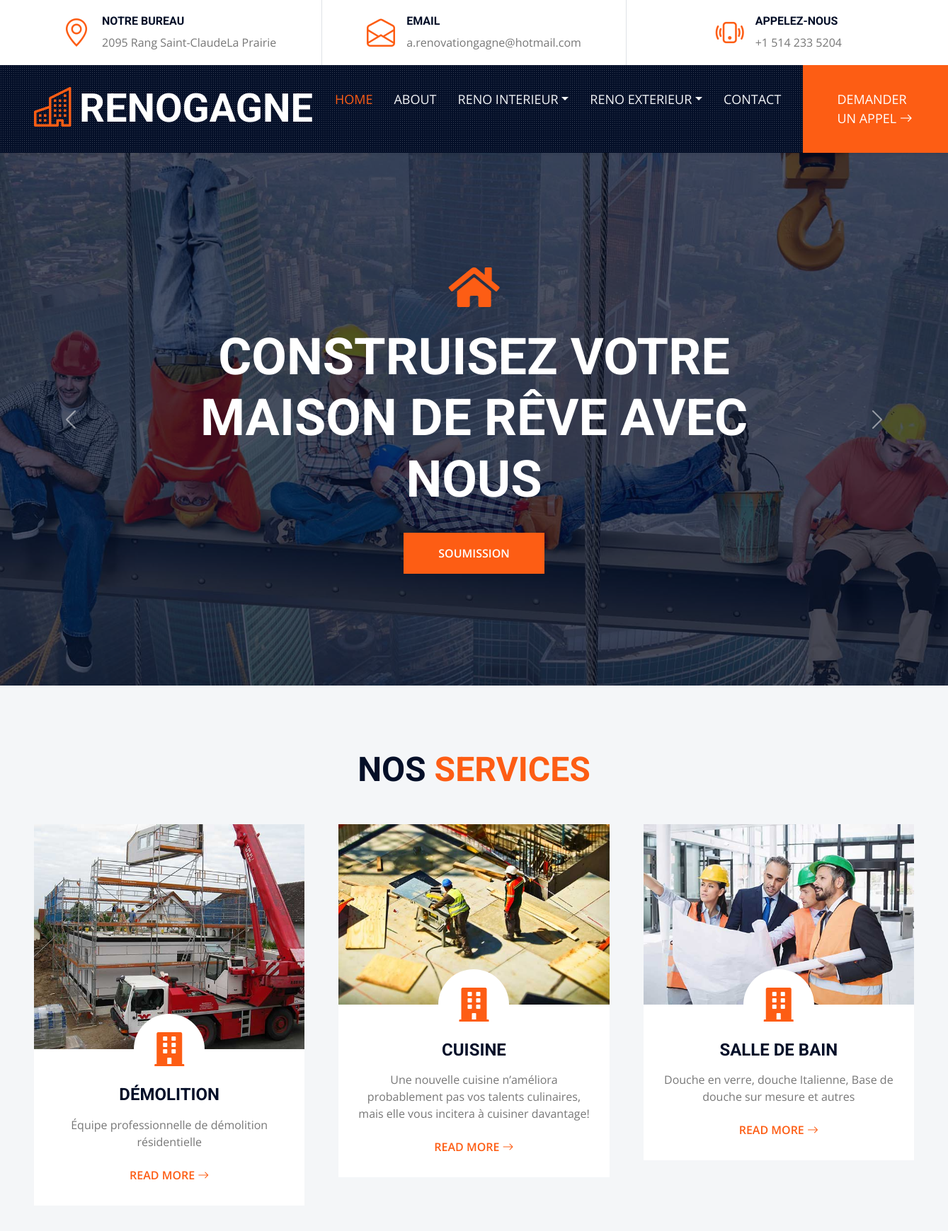
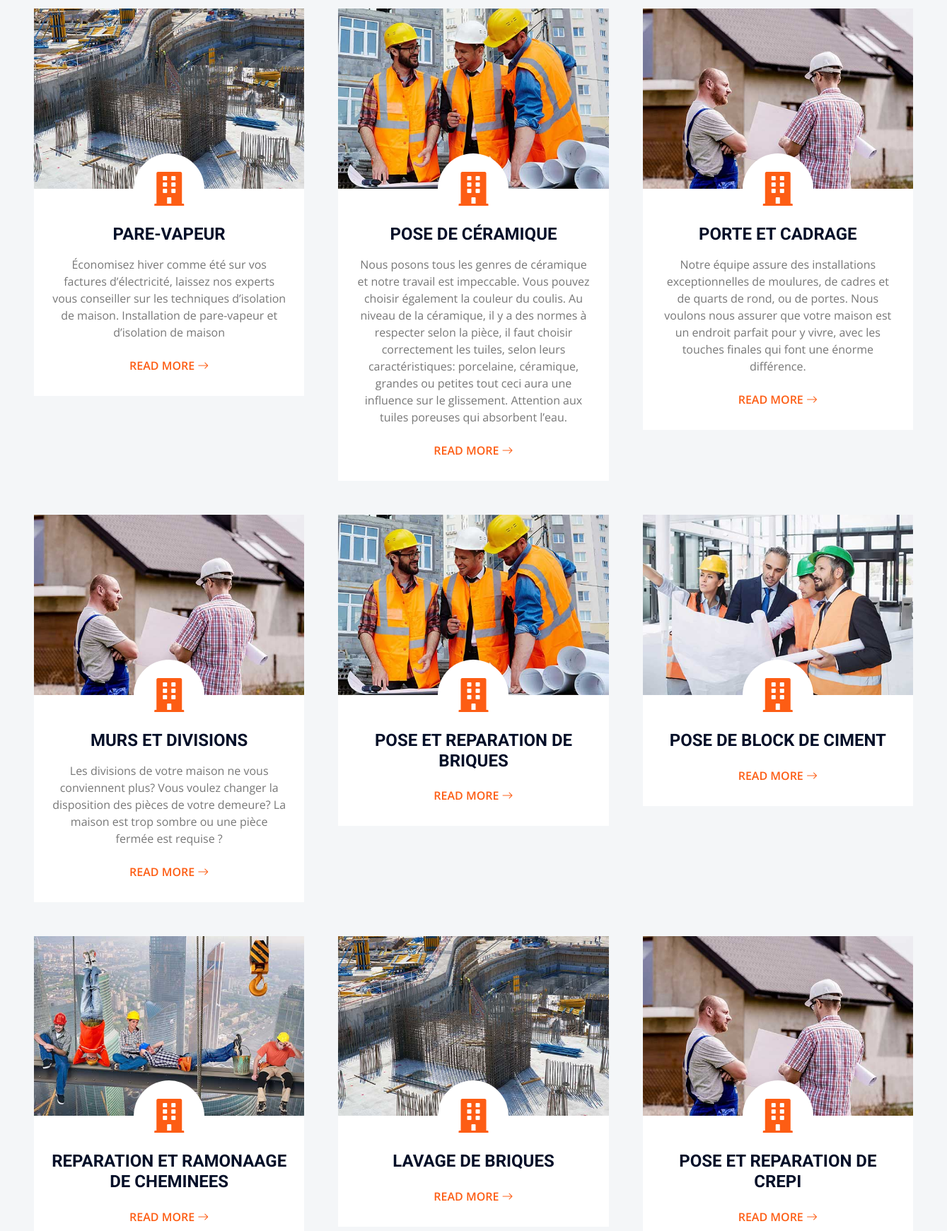
The page / (upper part) on the database its author committed (2 pictures, top to bottom).
### base/models.py (models this page shows, shortened)
class Service(models.Model):
    TYPE = (
       ('interieur', ('interieur')),
       ('exterieur', ('exterieur')))
    name= models.CharField(max_length=200)
    description = models.TextField(null=True, blank=True)
    status = models.CharField(
       max_length=32,
       choices=TYPE,
       default='interieur',
       null=True, blank=True
   )
    image = models.ImageField(null= True, default ="service-1.jpg")
    updated = models.DateTimeField(auto_now=True)
    created = models.DateTimeField(auto_now_add=True)

### base/views.py (the view)
# urls.py: path('', views.home, name="home"),
def home(request):
    services = Service.objects.all()
    form = DemendeUnAppelForm
    if request.method == 'POST':
        form = DemendeUnAppelForm(request.POST)
        if form.is_valid():
            form.save()
    context = {'services':services,'form':form}
    return render(request, 'base/home.html',context)

### base/templates/base/home.html (shortened to what this page needs)
{% extends 'main.html' %}
{% load static %}
{% block content %}
 <div class="container-fluid p-0">
    <div id="header-carousel" class="carousel slide carousel-fade" data-bs-ride="carousel">
        <div class="carousel-inner">
            <div class="carousel-item active">
                <img class="w-100" src=" {% static 'img/carousel-1.jpg' %}" alt="Image">
                <div class="carousel-caption d-flex flex-column align-items-center justify-content-center">
                    <div class="p-3" style="max-width: 900px;">
                        <i class="fa fa-home fa-4x text-primary mb-4 d-none d-sm-block"></i>
                        <h1 class="display-2 text-uppercase text-white mb-md-4">CONSTRUISEZ VOTRE MAISON DE RÊVE AVEC NOUS</h1>
                        <a href="" class="btn btn-primary py-md-3 px-md-5 mt-2">Soumission</a>
                    </div>
                </div>
            </div>
        </div>
        <button class="carousel-control-prev" type="button" data-bs-target="#header-carousel"
            data-bs-slide="prev">
            <span class="carousel-control-prev-icon" aria-hidden="true"></span>
        </button>
        <button class="carousel-control-next" type="button" data-bs-target="#header-carousel"
            data-bs-slide="next">
            <span class="carousel-control-next-icon" aria-hidden="true"></span>
        </button>
    </div>
</div>
<div class="container-fluid bg-light py-6 px-5">
    <div class="text-center mx-auto mb-5" style="max-width: 600px;">
        <h1 class="display-5 text-uppercase mb-4">Nos <span class="text-primary">Services</span></h1>
    </div>
    <div class="row g-5">
    {% for service in services %}
        <div class="col-lg-4 col-md-6">
            <div class="service-item bg-white d-flex flex-column align-items-center text-center">
                <img class="img-fluid" src="{{service.image.url}}" alt="">
                <div class="service-icon bg-white">
                    <i class="fa fa-3x fa-building text-primary"></i>
                </div>
                <div class="px-4 pb-4">
                    <h4 class="text-uppercase mb-3">{{service.name}}</h4>
                    <p>{{service.description}}</p>
                    <a class="btn text-primary" href="">Read More <i class="bi bi-arrow-right"></i></a>
                </div>
            </div>
        </div>
    {% endfor %}
    </div>
</div>
{% endblock %}

### templates/main.html (shortened to what this page needs)
<!DOCTYPE html>
{% load static %}
<html lang="en">
<head>
    <link href="https://cdnjs.cloudflare.com/ajax/libs/font-awesome/5.15.0/css/all.min.css" rel="stylesheet">
    <link href="https://cdn.jsdelivr.net/npm/bootstrap-icons@1.4.1/font/bootstrap-icons.css" rel="stylesheet">
    <link href="{% static 'lib/owlcarousel/assets/owl.carousel.min.css' %}" rel="stylesheet">
    <link href="{% static 'lib/tempusdominus/css/tempusdominus-bootstrap-4.min.css' %}" rel="stylesheet" />
    <link href="{% static 'lib/lightbox/css/lightbox.min.css' %}" rel="stylesheet">
    <link href="{% static 'css/bootstrap.min.css' %}" rel="stylesheet">
    <link href="{% static 'css/style.css' %}" rel="stylesheet">
</head>
<body>
    {% include 'topbar.html' %}
    {% include 'navbar.html' %}
    {% block content %}
    {% endblock %}
</body>
</html>

### templates/topbar.html
{% load static %}
<div class="container-fluid px-5 d-none d-lg-block">
    <div class="row gx-5">
        <div class="col-lg-4 text-center py-3">
            <div class="d-inline-flex align-items-center">
                <i class="bi bi-geo-alt fs-1 text-primary me-3"></i>
                <div class="text-start">
                    <h6 class="text-uppercase fw-bold">NOTRE BUREAU</h6>
                    <span>2095 Rang Saint-ClaudeLa Prairie
                    </span>
                </div>
            </div>
        </div>
        <div class="col-lg-4 text-center border-start border-end py-3">
            <div class="d-inline-flex align-items-center">
                <i class="bi bi-envelope-open fs-1 text-primary me-3"></i>
                <div class="text-start">
                    <h6 class="text-uppercase fw-bold">Email </h6>
                    <span>a.renovationgagne@hotmail.com</span>
                </div>
            </div>
        </div>
        <div class="col-lg-4 text-center py-3">
            <div class="d-inline-flex align-items-center">
                <i class="bi bi-phone-vibrate fs-1 text-primary me-3"></i>
                <div class="text-start">
                    <h6 class="text-uppercase fw-bold">APPELEZ-NOUS</h6>
                    <span>+1 514 233 5204</span>
                </div>
            </div>
        </div>
    </div>
</div>

### templates/navbar.html (shortened to what this page needs)
{% load static %}
    <div class="container-fluid sticky-top bg-dark bg-light-radial shadow-sm px-5 pe-lg-0">
        <nav class="navbar navbar-expand-lg bg-dark bg-light-radial navbar-dark py-3 py-lg-0">
            <a href="{% url 'home' %}" class="navbar-brand">
                <h1 class="m-0 display-4 text-uppercase text-white"><i class="bi bi-building text-primary me-2"></i>RENOGAGNE</h1>
            </a>
            <div class="collapse navbar-collapse" id="navbarCollapse">
                <div class="navbar-nav ms-auto py-0">
                    <a href="{% url 'home' %}" class="nav-item nav-link active">Home</a>
                    <a href="{% url 'about' %}" class="nav-item nav-link">About</a>
                    <div class="nav-item dropdown">
                        <a href="#" class="nav-link dropdown-toggle" data-bs-toggle="dropdown">Reno Interieur</a>
                    </div>
                    <div class="nav-item dropdown">
                        <a href="#" class="nav-link dropdown-toggle" data-bs-toggle="dropdown">Reno Exterieur</a>
                    </div>
                    <a href="contact.html" class="nav-item nav-link">Contact</a>
                    <a href="#soumission" class="nav-item nav-link bg-primary text-white px-5 ms-3 d-none d-lg-block">DEMANDER UN APPEL  <i class="bi bi-arrow-right"></i></a>
                </div>
            </div>
        </nav>
    </div>

### templates/footer.html (shortened to what this page needs)
{% load static %}

### static/css/style.css (style rules this page uses)
:root { --primary: #FD5D14; --secondary: #FDBE33; --light: #F4F6F8; --dark: #040F28; }
.py-6 { padding-top: 90px; padding-bottom: 90px; }
.btn { position: relative; font-weight: 600; text-transform: uppercase; transition: .5s; }
.btn::after { position: absolute; content: ""; width: 0; height: 5px; bottom: -1px; left: 50%; background: var(--primary); transition: .5s; }
.btn.btn-primary::after { background: var(--dark); }
.btn-primary { color: #FFFFFF; }
.bg-light-radial { background-image: -webkit-repeating-radial-gradient(center center, rgba(256, 256, 256, 0.2), rgba(256, 256, 256, 0.2) 1px, transparent 1px, transparent 100%); background-image: -moz-repeating-radial-gradient(center center, rgba(256, 256, 256, 0.2), rgba(256, 256, 256, 0.2) 1px, transparent 1px, transparent 100%); background-image: -ms-repeating-radial-gradient(center center, rgba(256, 256, 256, 0.2), rgba(256, 256, 256, 0.2) 1px, transparent 1px, transparent 100%); background-image: -o-repeating-radial-gradient(center center, rgba(256, 256, 256, 0.2), rgba(256, 256, 256, 0.2) 1px, transparent 1px, transparent 100%); background-image: repeating-radial-gradient(center center, rgba(256, 256, 256, 0.2), rgba(256, 256, 256, 0.2) 1px, transparent 1px, transparent 100%); background-size: 3px 3px; }
.navbar-dark .navbar-nav .nav-link { position: relative; padding: 35px 15px; font-size: 18px; text-transform: uppercase; color: var(--light); outline: none; transition: .5s; }
.navbar-dark .navbar-nav .nav-link:hover, .navbar-dark .navbar-nav .nav-link.active { color: var(--primary); }
.carousel-caption { top: 0; left: 0; right: 0; bottom: 0; background: rgba(4, 15, 40, .7); z-index: 1; }
.service-item .service-icon { margin-top: -50px; width: 100px; height: 100px; display: flex; align-items: center; justify-content: center; border-radius: 100px; }
.service-item .service-icon i { transition: .2s; }

### rows shown on the page
Service: image (picture), name "DÉMOLITION", description "Équipe professionnelle de démolition résidentielle"
Service: image (picture), name "CUISINE", description "Une nouvelle cuisine n’améliora probablement pas vos talents culinaires, mais elle vous incitera à cuisiner davantage!"
Service: image (picture), name "SALLE DE BAIN", description "Douche en verre, douche Italienne, Base de douche sur mesure et autres"
Service: image (picture), name "PARE-VAPEUR", description "Économisez hiver comme été sur vos factures d’électricité, laissez nos experts vous conseiller sur les techniques d’isolation de maison. Installation de pare-vapeur et d’isolation de maison"
Service: image (picture), name "POSE DE CÉRAMIQUE", description "Nous posons tous les genres de céramique et notre travail est impeccable. Vous pouvez choisir également la couleur du coulis. Au niveau de la céramique, il y a des normes à respecter selon la pièce, il faut choisir correctement les tuiles, selon leurs caractéristiques: porcelaine, céramique, grandes ou petites tout ceci aura une influence sur le glissement. Attention aux tuiles poreuses qui absorbent l’eau."
Service: image (picture), name "PORTE ET CADRAGE", description "Notre équipe assure des installations exceptionnelles de moulures, de cadres et de quarts de rond, ou de portes. Nous voulons nous assurer que votre maison est un endroit parfait pour y vivre, avec les touches finales qui font une énorme différence."
Service: image (picture), name "MURS ET DIVISIONS", description "Les divisions de votre maison ne vous conviennent plus? Vous voulez changer la disposition des pièces de votre demeure? La maison est trop sombre ou une pièce fermée est requise ?"
Service: image (picture), name "POSE ET REPARATION DE BRIQUES"
Service: image (picture), name "POSE DE BLOCK DE CIMENT"
Service: image (picture), name "REPARATION ET RAMONAAGE DE CHEMINEES"
Service: image (picture), name "LAVAGE DE BRIQUES"
Service: image (picture), name "POSE ET REPARATION DE CREPI"
